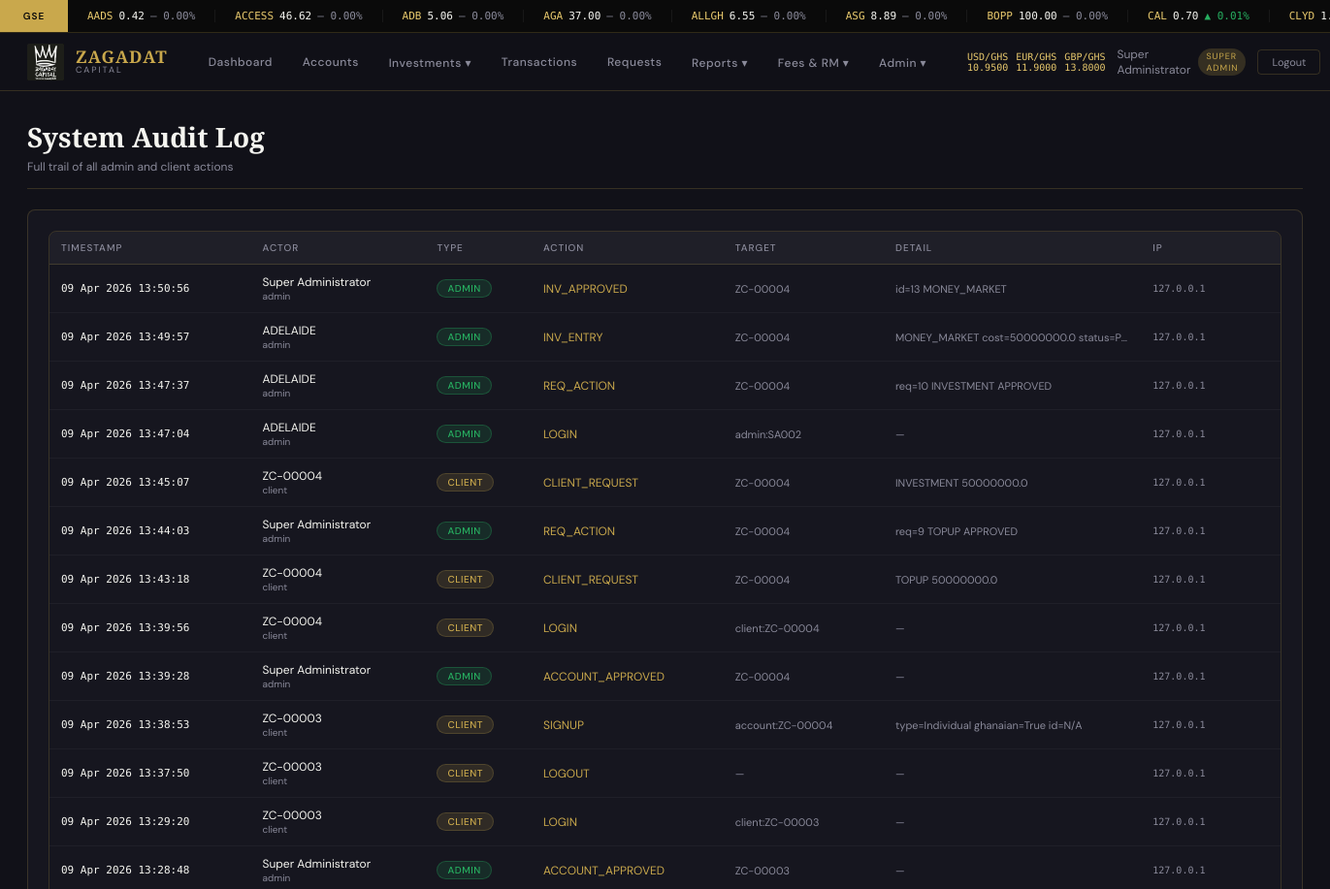
Before: /admin/audit (signed in, upper part) with the older database file.
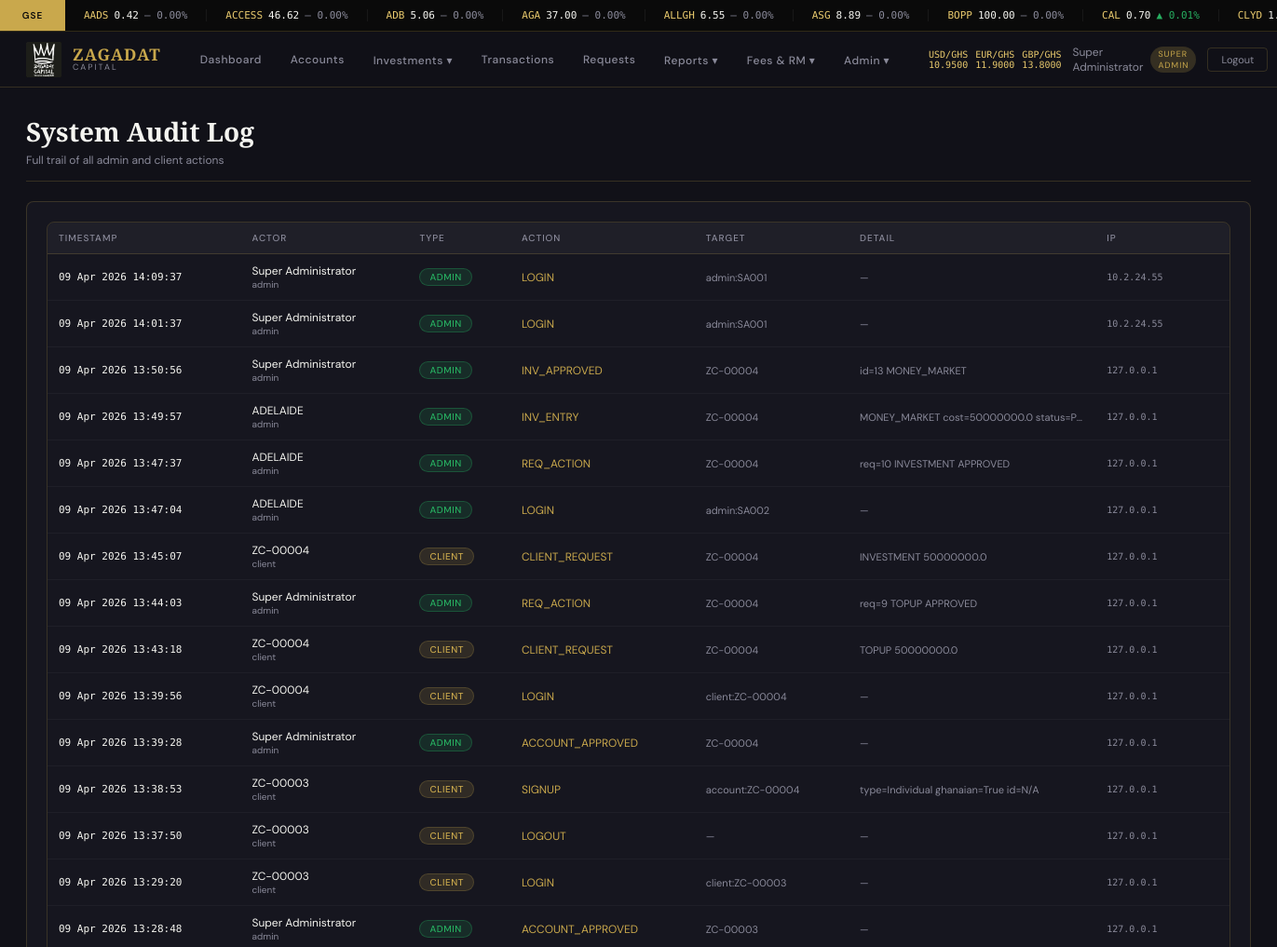
After: the same page with the newer database file.
### models.py (models this page shows)
class AuditLog(db.Model):
    __tablename__ = 'audit_logs'
    id          = db.Column(db.Integer, primary_key=True)
    actor_type  = db.Column(db.String(20))
    actor_id    = db.Column(db.Integer)
    actor_name  = db.Column(db.String(120))
    action      = db.Column(db.String(100))
    target      = db.Column(db.String(100), nullable=True)
    detail      = db.Column(db.Text, nullable=True)
    ip_address  = db.Column(db.String(50), nullable=True)
    created_at  = db.Column(db.DateTime, default=datetime.utcnow)

### routes/admin.py (the view)
@admin_bp.route('/audit')
@permission_required('manage_all')
def audit_log():
    from models import AuditLog
    logs = AuditLog.query.order_by(AuditLog.created_at.desc()).limit(500).all()
    return render_template('admin/audit.html', logs=logs)

### models.py (called while the page is built)
@login_manager.user_loader
def load_user(user_id):
    uid = str(user_id)
    if uid.startswith('admin_'):
        return AdminUser.query.get(int(uid.split('_')[1]))
    return ClientUser.query.get(int(uid))

    def has_permission(self, p):
        return ADMIN_ROLES.get(self.role, {}).get('level', 0) >= PERMISSION_MAP.get(p, 100)

    @property
    def is_super_admin(self): return self.role == 'SUPER_ADMIN'

### routes/admin.py (called while the page is built)
def permission_required(permission):
    def decorator(f):
        from functools import wraps
        @wraps(f)
        def decorated(*args, **kwargs):
            if not current_user.is_authenticated or session.get('user_type') != 'admin':
                return redirect(url_for('auth.login'))
            if not current_user.has_permission(permission):
                flash('Insufficient permissions.', 'error')
                return redirect(url_for('admin.dashboard'))
            return f(*args, **kwargs)
        return decorated
    return decorator

### templates/admin/audit.html (shortened to what this page needs)
{% extends 'base.html' %}
{% block content %}
<div class="page-content">
  <div class="page-header">
    <div><h1>System Audit Log</h1><p>Full trail of all admin and client actions</p></div>
  </div>
  <div class="card">
    <div class="table-wrap">
      <table class="data-table">
        <thead>
          <tr>
            <th>Timestamp</th><th>Actor</th><th>Type</th>
            <th>Action</th><th>Target</th><th>Detail</th><th>IP</th>
          </tr>
        </thead>
        <tbody>
          {% for log in logs %}
          <tr>
            <td class="mono" style="font-size:11px;white-space:nowrap;">{{ log.created_at.strftime('%d %b %Y %H:%M:%S') }}</td>
            <td>
              <div style="font-size:12px;">{{ log.actor_name }}</div>
              <div style="font-size:10px;color:var(--grey);">{{ log.actor_type }}</div>
            </td>
            <td>
              <span class="badge badge-{{ 'approved' if log.actor_type=='admin' else 'pending' }}">
                {{ log.actor_type.upper() }}
              </span>
            </td>
            <td style="font-size:12px;color:var(--gold);">{{ log.action }}</td>
            <td style="font-size:11px;color:var(--grey);">{{ log.target or '—' }}</td>
            <td style="font-size:11px;color:var(--grey);max-width:200px;overflow:hidden;text-overflow:ellipsis;white-space:nowrap;">{{ log.detail or '—' }}</td>
            <td class="mono" style="font-size:10px;color:var(--grey);">{{ log.ip_address or '—' }}</td>
          </tr>
          {% else %}
          <tr><td colspan="7" style="text-align:center;color:var(--grey);padding:3rem;">No audit records yet.</td></tr>
          {% endfor %}
        </tbody>
      </table>
    </div>
  </div>
</div>
{% endblock %}

Changed rows visible on the page:
added AuditLog: created_at "09 Apr 2026 14:09:37", actor_name "Super Administrator", actor_type "admin", actor_type "ADMIN", action "LOGIN", target "admin:SA001", detail "—", ip_address "10.2.24.55"
added AuditLog: created_at "09 Apr 2026 14:01:37", actor_name "Super Administrator", actor_type "admin", actor_type "ADMIN", action "LOGIN", target "admin:SA001", detail "—", ip_address "10.2.24.55"
